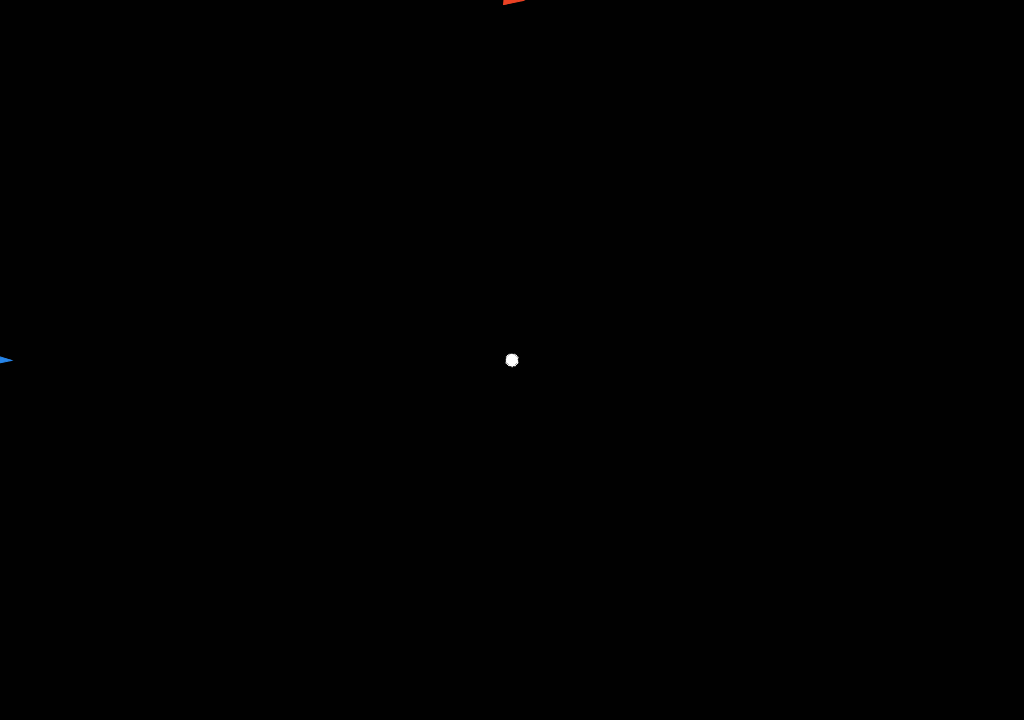
Frame 1 (no input)
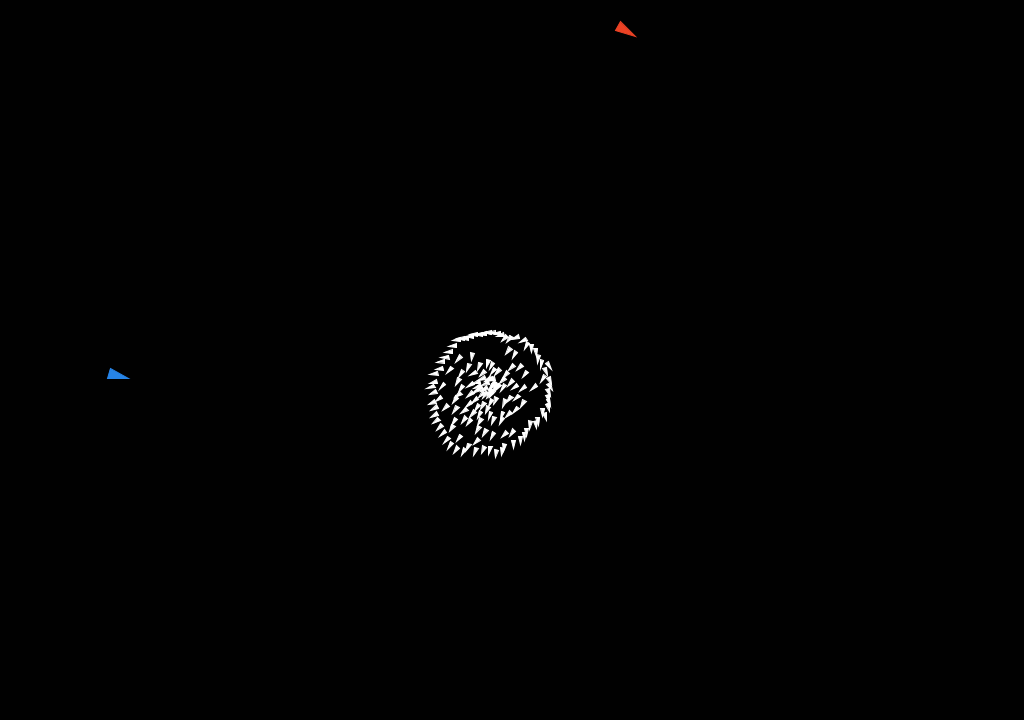
Frame 60 (the mouse pressed at the canvas centre just before this capture)
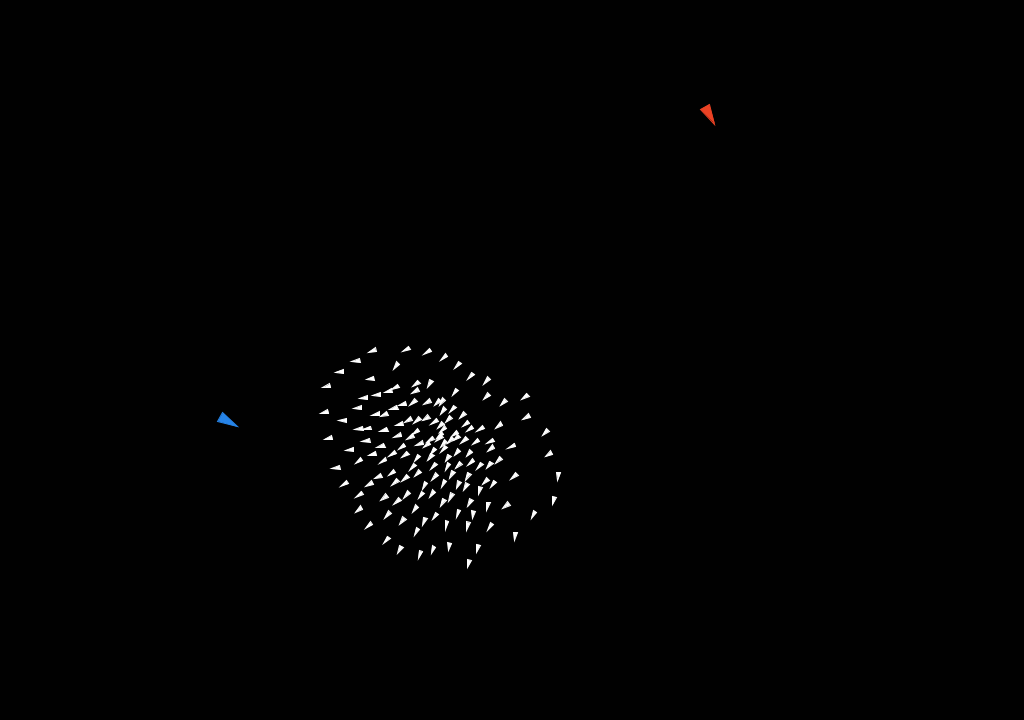
Frame 120 (the mouse held since frame 60 and released just before this capture)

The Processing sketch that drew these frames (run headless with seeded random() and noise(); from frame 60 on, the mouse is pressed at the canvas centre):

// Processing sketch: lab_4_modela
// ── lab_4_modela.pde
Flock flock;

void setup() {
  size(1024, 720);
  flock = new Flock();
  // Add an initial set of boids into the system
  for (int i = 0; i < 150; i++) {
    flock.addBoid(new Boid(width/2,height/2));
  }
  flock.leader = new Leader(0,height/2);
  flock.disruptor = new Disruptor(width/2,0);
}

void draw() {
  background(1);
  flock.run();
}

// Add a new boid into the System
void mousePressed() {
  flock.addBoid(new Boid(mouseX,mouseY));
  System.out.print(mouseX + ",");
  System.out.print(mouseY + " - ");
}



// The Flock (a list of Boid objects)

class Flock {
  ArrayList<Boid> boids; // An ArrayList for all the boids
  Leader leader;
  Disruptor disruptor;

  Flock() {
    boids = new ArrayList<Boid>(); // Initialize the ArrayList
  }

  void run() {
    for (Boid b : boids) {
      b.run(boids, leader, disruptor);  // 
    }
    leader.run();
    disruptor.run();
  }

  void addBoid(Boid b) {
    boids.add(b);
  }

}

public class Colour{
  int r;
  int g;
  int b;
  Colour(int r, int g, int b){
    this.r = r;
    this.g = g;
    this.b = b;
  }
}
public class Bird{
  PVector position;
  PVector velocity;
  PVector acceleration;
  float r;
  float maxforce;    // Maximum steering force
  float maxspeed;    // Maximum speed
  Colour colour;
  
  
  Bird(float x, float y){
    position = new PVector(x, y);
    velocity = new PVector(0,0);
    acceleration = new PVector(0, 0);
    maxspeed = 2;
    maxforce = 0.03;
  }
  
  void render() {
    // Draw a triangle rotated in the direction of velocity
    float theta = velocity.heading2D() + radians(90);
    // heading2D() above is now heading() but leaving old syntax until Processing.js catches up
    fill(colour.r,colour.g,colour.b); //Color de llenado del triangulo
    stroke(colour.r,colour.g,colour.b); //Color del borde del triangulo
    pushMatrix();
    translate(position.x, position.y);
    rotate(theta);
    beginShape(TRIANGLES);
    vertex(0, -r*2); //Vertices del pajaro (triangulo)
    vertex(-r, r*2);
    vertex(r, r*2);
    endShape();
    popMatrix();
  }
  
  // Wraparound
  void borders() {
    if (position.x < -r) position.x = width+r;
    if (position.y < -r) position.y = height+r;
    if (position.x > width+r) position.x = -r;
    if (position.y > height+r) position.y = -r;
  } 
}

// The Boid class
class Boid extends Bird{

  Boid(float x, float y) {
    super(x,y);
    float angle = random(TWO_PI);
    velocity = new PVector(cos(angle), sin(angle));
    r = 2.0; //Tamaño del pajaro
    colour = new Colour(255,255,255);
  }

  void run(ArrayList<Boid> boids, Leader leader, Disruptor disruptor) {
    flock(boids, leader, disruptor);
    update();
    borders();
    render();
  }

  void applyForce(PVector force) {
    // We could add mass here if we want A = F / M
    acceleration.add(force);
  }

  // We accumulate a new acceleration each time based on three rules
  void flock(ArrayList<Boid> boids, Leader leader, Disruptor disruptor) {
    PVector sep = separate(boids);   // Separation
    PVector ali = align(boids);      // Alignment
    PVector coh = cohesion(boids);   // Cohesion
    PVector towards = towardsLeader(leader); // acercarse al lider
    PVector getAway = getAwayDisruptor(disruptor); // alejarse del disruptor
    
    // Arbitrarily weight these forces p
    sep.mult(1.5);
    ali.mult(1.0);
    coh.mult(1.0);
    towards.mult(1.0);
    getAway.mult(1.0);
    // Add the force vectors to acceleration
    applyForce(sep);
    applyForce(ali);
    applyForce(coh);
    applyForce(towards);
    applyForce(getAway);
  }

  // Method to update position
  void update() {
    // Update velocity
    velocity.add(acceleration);
    // Limit speed
    velocity.limit(maxspeed);
    position.add(velocity);
    // Reset accelertion to 0 each cycle
    acceleration.mult(0);
  }

  // A method that calculates and applies a steering force towards a target
  // STEER = DESIRED MINUS VELOCITY
  PVector seek(PVector target) {
    PVector desired = PVector.sub(target, position);  // A vector pointing from the position to the target
    // Scale to maximum speed
    desired.normalize();
    desired.mult(maxspeed);

    // Above two lines of code below could be condensed with new PVector setMag() method
    // Not using this method until Processing.js catches up
    // desired.setMag(maxspeed);

    // Steering = Desired minus Velocity
    PVector steer = PVector.sub(desired, velocity);
    steer.limit(maxforce);  // Limit to maximum steering force
    return steer;
  }
  
  // Separation
  // Method checks for nearby boids and steers away
  PVector separate (ArrayList<Boid> boids) {
    float desiredseparation = 25.0f;
    PVector steer = new PVector(0, 0, 0);
    int count = 0;
    // For every boid in the system, check if it's too close
    for (Boid other : boids) {
      float d = PVector.dist(position, other.position);
      // If the distance is greater than 0 and less than an arbitrary amount (0 when you are yourself)
      if ((d > 0) && (d < desiredseparation)) {
        // Calculate vector pointing away from neighbor
        PVector diff = PVector.sub(position, other.position);
        diff.normalize();
        diff.div(d);        // Weight by distance
        steer.add(diff);
        count++;            // Keep track of how many
      }
    }
    // Average -- divide by how many+++
    if (count > 0) {
      steer.div((float)count);
    }

    // As long as the vector is greater than 0
    if (steer.mag() > 0) {
      // First two lines of code below could be condensed with new PVector setMag() method
      // Not using this method until Processing.js catches up
      // steer.setMag(maxspeed);

      // Implement Reynolds: Steering = Desired - Velocity
      steer.normalize();
      steer.mult(maxspeed);
      steer.sub(velocity);
      steer.limit(maxforce);
    }
    return steer;
  }

  // Alignment
  // For every nearby boid in the system, calculate the average velocity
  PVector align (ArrayList<Boid> boids) {
    float neighbordist = 50;
    PVector sum = new PVector(0, 0);
    int count = 0;
    for (Boid other : boids) {
      float d = PVector.dist(position, other.position);
      if ((d > 0) && (d < neighbordist)) {
        sum.add(other.velocity);
        count++;
      }
    }
    if (count > 0) {
      sum.div((float)count);
      // First two lines of code below could be condensed with new PVector setMag() method
      // Not using this method until Processing.js catches up
      // sum.setMag(maxspeed);

      // Implement Reynolds: Steering = Desired - Velocity
      sum.normalize();
      sum.mult(maxspeed);
      PVector steer = PVector.sub(sum, velocity);
      steer.limit(maxforce);
      return steer;
    } 
    else {
      return new PVector(0, 0);
    }
  }

  // Cohesion
  // For the average position (i.e. center) of all nearby boids, calculate steering vector towards that position
  PVector cohesion (ArrayList<Boid> boids) {
    float neighbordist = 50;
    PVector sum = new PVector(0, 0);   // Start with empty vector to accumulate all positions
    int count = 0;
    for (Boid other : boids) {
      float d = PVector.dist(position, other.position);
      if ((d > 0) && (d < neighbordist)) {
        sum.add(other.position); // Add position
        count++;
      }
    }
    if (count > 0) {
      sum.div(count);
      return seek(sum);  // Steer towards the position
    } 
    else {
      return new PVector(0, 0);
    }
  }
  
  PVector towardsLeader(Leader leader){
    float d = PVector.dist(position, leader.position);
    
    PVector towards = seek(leader.position);
    towards = towards.mult(50/d);
    //System.out.println(towards);
    return towards;
  }
  
  PVector getAwayDisruptor(Disruptor disruptor){
    float d = PVector.dist(position, disruptor.position);
    
    PVector towards = seek(disruptor.position);
    towards = towards.mult(-50/d);
    //System.out.println(towards);
    return towards;
  }
  
}

// Leader Class
class Leader extends Bird{  
  float angle = 0;
  boolean flag = true;
  Leader(float x, float y) { //Constructor
    super(x,y);
    velocity.x = -2;
    velocity.y = 0;
    velocity.limit(maxspeed);
    r = 5.0; //Tamaño del pajaro 
    colour = new Colour(38, 132, 232);
  }
  
  void run() {
    update();
    borders();
    render();
  }
  
  // Method to update position
  void update() {
    changeVelocity();
    velocity.add(acceleration);
    velocity.limit(maxspeed);
    position.add(velocity);
    acceleration.mult(0);
  }
  
  void changeVelocity(){
    if(flag){
      angle += PI/720;
    }
    else{
      angle -= PI/720;
    }
    if(angle > PI/3){
      flag = false;
    }
    else if(angle < -PI/4){
      flag = true;
    }
    velocity.x = 2*cos(angle);
    velocity.y = 2*sin(angle);
  }
  
}

class Disruptor extends Bird{
  float angle;
  Disruptor(float x, float y) { //Constructor
    super(x,y);
    velocity.x = 0;
    velocity.y = 2;
    velocity.limit(maxspeed);
    r = 5.0; //Tamaño del pajaro
    colour = new Colour(235, 66, 36);
  }
  
  void run() {
    update();
    borders();
    render();
  }
  
  void update() {
    changeVelocity();
    velocity.add(acceleration);
    velocity.limit(maxspeed);
    position.add(velocity);
    acceleration.mult(0);
  }
  
  void changeVelocity(){
    
    angle += PI/360;
    velocity.x = 2*cos(angle);
    velocity.y = 2*sin(angle);
  }
  
  // Method to update position
  
}
